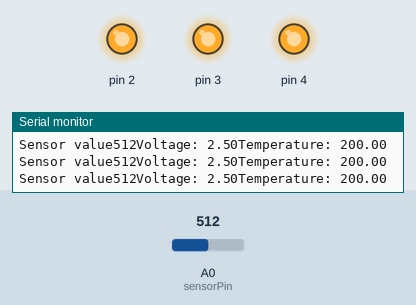
Bench run of a sketch on a simulated Arduino Uno, built with avr-gcc and run on an emulated ATmega328P. Shown: output pins drawn as LEDs (lit = HIGH), the last lines printed to the serial monitor. The test bench sets the inputs (shaded band); at power-on: A0 (sensorPin) = 512.

Above: at 1.2 s.
1.3 s: A0 (sensorPin) set to 171
4.3 s: A0 (sensorPin) set to 157
At 5.5 s:
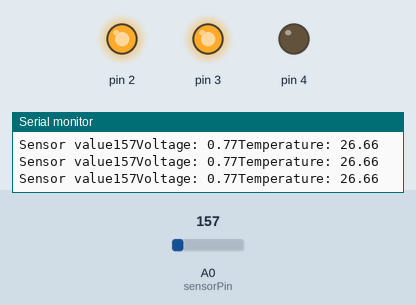
5.8 s: A0 (sensorPin) set to 122
At 6.6 s:
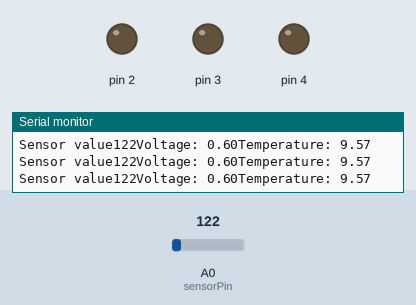
Timing chart, 0 to 8.8 s (numbered marks = the images above; inputs shaded):
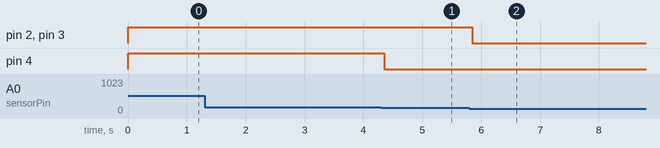

Measured:
- the behaviour switches between 158 and 157 on A0 (sensorPin) (found by bisection; images 0 and 1)
- after the input at 4.3 s, pin 4: HIGH → LOW after 0.05 s
- after the input at 5.8 s, pin 2, pin 3: HIGH → LOW after 0.05 s

The sketch:

Love-o-Meter_may17b.ino
```cpp
const int sensorPin = A0;
const float basetemp = 23;
void setup() {
  Serial.begin(9600);
  for(int pinNumber = 2; pinNumber < 5; pinNumber++) {
    pinMode(pinNumber, OUTPUT);
    digitalWrite(pinNumber, LOW);
  }
}
const float baselineTemp = ((analogRead(sensorPin) / 1024.0) * 5.0 - 0.5) * 100.0;
void loop() {
  int sensorVal = analogRead(sensorPin);
  Serial.print("Sensor value");
  Serial.print(sensorVal);
  float voltage = (sensorVal / 1024.0) * 5.0;
  Serial.print("Voltage: ");
  Serial.print(voltage);
  float temp = (voltage - 0.5) * 100;
  Serial.print("Temperature: ");
  Serial.println(temp);
  if(basetemp< temp && temp < basetemp + 2) {
    digitalWrite(2, HIGH);
    digitalWrite(3, LOW);
    digitalWrite(4, LOW);
  } else if(basetemp + 2 <= temp && temp < basetemp + 4) {
    digitalWrite(2, HIGH);
    digitalWrite(3, HIGH);
    digitalWrite(4, LOW);
  } else if (basetemp + 4 <= temp) {
    digitalWrite(2, HIGH);
    digitalWrite(3, HIGH);
    digitalWrite(4, HIGH);
  } else {
    digitalWrite(2, LOW);
    digitalWrite(3, LOW);
    digitalWrite(4, LOW);
  }
  delay(1);
}
```
